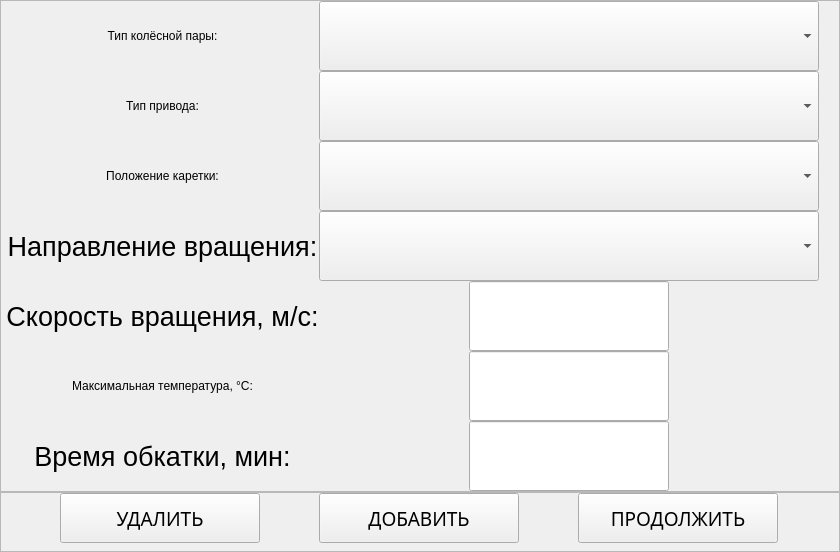
         <widget class="QWidget" name="run_page">
          <layout class="QVBoxLayout" name="verticalLayout_4">
           <property name="spacing">
            <number>0</number>
           </property>
           <property name="leftMargin">
            <number>0</number>
           </property>
           <property name="topMargin">
            <number>0</number>
           </property>
           <property name="rightMargin">
            <number>0</number>
           </property>
           <property name="bottomMargin">
            <number>0</number>
           </property>
           <item>
            <widget class="QFrame" name="run_frame">
             <property name="maximumSize">
              <size>
               <width>16777215</width>
               <height>16777215</height>
              </size>
             </property>
             <property name="frameShape">
              <enum>QFrame::StyledPanel</enum>
             </property>
             <property name="frameShadow">
              <enum>QFrame::Raised</enum>
             </property>
             <layout class="QGridLayout" name="gridLayout_3">
              <property name="leftMargin">
               <number>5</number>
              </property>
              <property name="topMargin">
               <number>0</number>
              </property>
              <property name="rightMargin">
               <number>20</number>
              </property>
              <property name="bottomMargin">
               <number>0</number>
              </property>
              <property name="spacing">
               <number>0</number>
              </property>
              <item row="0" column="0">
               <widget class="QLabel" name="run_type_pair_label">
                <property name="maximumSize">
                 <size>
                  <width>16777215</width>
                  <height>80</height>
                 </size>
                </property>
                <property name="styleSheet">
                 <string notr="true">font: 75 20pt &quot;Arial&quot;;</string>
                </property>
                <property name="text">
                 <string>Тип колёсной пары:</string>
                </property>
                <property name="alignment">
                 <set>Qt::AlignCenter</set>
                </property>
               </widget>
              </item>
              <item row="0" column="1">
               <widget class="QComboBox" name="run_type_pair_comboBox">
                <property name="minimumSize">
                 <size>
                  <width>500</width>
                  <height>70</height>
                 </size>
                </property>
                <property name="maximumSize">
                 <size>
                  <width>500</width>
                  <height>70</height>
                 </size>
                </property>
                <property name="font">
                 <font>
                  <family>Arial</family>
                  <pointsize>24</pointsize>
                 </font>
                </property>
               </widget>
              </item>
              <item row="1" column="0">
               <widget class="QLabel" name="run_type_gear_label">
                <property name="maximumSize">
                 <size>
                  <width>16777215</width>
                  <height>80</height>
                 </size>
                </property>
                <property name="styleSheet">
                 <string notr="true">font: 75 20pt &quot;Arial&quot;;</string>
                </property>
                <property name="text">
                 <string>Тип привода:</string>
                </property>
                <property name="alignment">
                 <set>Qt::AlignCenter</set>
                </property>
               </widget>
              </item>
              <item row="1" column="1">
               <widget class="QComboBox" name="run_type_gear_comboBox">
                <property name="minimumSize">
                 <size>
                  <width>500</width>
                  <height>70</height>
                 </size>
                </property>
                <property name="maximumSize">
                 <size>
                  <width>500</width>
                  <height>70</height>
                 </size>
                </property>
                <property name="font">
                 <font>
                  <family>Arial</family>
                  <pointsize>24</pointsize>
                 </font>
                </property>
               </widget>
              </item>
              <item row="2" column="0">
               <widget class="QLabel" name="run_carrier_label">
                <property name="maximumSize">
                 <size>
                  <width>16777215</width>
                  <height>80</height>
                 </size>
                </property>
                <property name="styleSheet">
                 <string notr="true">font: 75 20pt &quot;Arial&quot;;</string>
                </property>
                <property name="text">
                 <string>Положение каретки:</string>
                </property>
                <property name="alignment">
                 <set>Qt::AlignCenter</set>
                </property>
               </widget>
              </item>
              <item row="2" column="1">
               <widget class="QComboBox" name="run_type_carrier_comboBox">
                <property name="minimumSize">
                 <size>
                  <width>500</width>
                  <height>70</height>
                 </size>
                </property>
                <property name="maximumSize">
                 <size>
                  <width>500</width>
                  <height>70</height>
                 </size>
                </property>
                <property name="font">
                 <font>
                  <family>Arial</family>
                  <pointsize>24</pointsize>
                 </font>
                </property>
               </widget>
              </item>
              <item row="3" column="0">
               <widget class="QLabel" name="run_direct_label">
                <property name="maximumSize">
                 <size>
                  <width>16777215</width>
                  <height>80</height>
                 </size>
                </property>
                <property name="font">
                 <font>
                  <family>Arial</family>
                  <pointsize>20</pointsize>
                 </font>
                </property>
                <property name="styleSheet">
                 <string notr="true"/>
                </property>
                <property name="text">
                 <string>Направление вращения:</string>
                </property>
                <property name="alignment">
                 <set>Qt::AlignCenter</set>
                </property>
               </widget>
              </item>
              <item row="3" column="1">
               <widget class="QComboBox" name="run_direct_comboBox">
                <property name="minimumSize">
                 <size>
                  <width>500</width>
                  <height>70</height>
                 </size>
                </property>
                <property name="maximumSize">
                 <size>
                  <width>500</width>
                  <height>70</height>
                 </size>
                </property>
                <property name="font">
                 <font>
                  <family>Arial</family>
                  <pointsize>24</pointsize>
                 </font>
                </property>
               </widget>
              </item>
              <item row="4" column="0">
               <widget class="QLabel" name="run_speed_label">
                <property name="maximumSize">
                 <size>
                  <width>16777215</width>
                  <height>80</height>
                 </size>
                </property>
                <property name="font">
                 <font>
                  <family>Arial</family>
                  <pointsize>20</pointsize>
                 </font>
                </property>
                <property name="styleSheet">
                 <string notr="true"/>
                </property>
                <property name="text">
                 <string>Скорость вращения, м/с:</string>
                </property>
                <property name="alignment">
                 <set>Qt::AlignCenter</set>
                </property>
               </widget>
              </item>
              <item row="4" column="1" alignment="Qt::AlignHCenter">
               <widget class="QLineEdit" name="run_speed_lineEdit">
                <property name="minimumSize">
                 <size>
                  <width>200</width>
                  <height>70</height>
                 </size>
                </property>
                <property name="maximumSize">
                 <size>
                  <width>200</width>
                  <height>70</height>
                 </size>
                </property>
                <property name="font">
                 <font>
                  <family>Arial</family>
                  <pointsize>24</pointsize>
                 </font>
                </property>
                <property name="text">
                 <string/>
                </property>
                <property name="alignment">
                 <set>Qt::AlignCenter</set>
                </property>
                <property name="readOnly">
                 <bool>true</bool>
                </property>
               </widget>
              </item>
              <item row="5" column="0">
               <widget class="QLabel" name="run_maxtemp_label">
                <property name="maximumSize">
                 <size>
                  <width>16777215</width>
                  <height>70</height>
                 </size>
                </property>
                <property name="styleSheet">
                 <string notr="true">font: 75 20pt &quot;Arial&quot;;</string>
                </property>
                <property name="text">
                 <string>Максимальная температура, °С:</string>
                </property>
                <property name="alignment">
                 <set>Qt::AlignCenter</set>
                </property>
               </widget>
              </item>
              <item row="5" column="1" alignment="Qt::AlignHCenter">
               <widget class="QLineEdit" name="run_maxtemp_lineEdit">
                <property name="minimumSize">
                 <size>
                  <width>200</width>
                  <height>70</height>
                 </size>
                </property>
                <property name="maximumSize">
                 <size>
                  <width>200</width>
                  <height>70</height>
                 </size>
                </property>
                <property name="font">
                 <font>
                  <family>Arial</family>
                  <pointsize>24</pointsize>
                 </font>
                </property>
                <property name="alignment">
                 <set>Qt::AlignCenter</set>
                </property>
                <property name="readOnly">
                 <bool>true</bool>
                </property>
               </widget>
              </item>
              <item row="6" column="0">
               <widget class="QLabel" name="run_time_label">
                <property name="maximumSize">
                 <size>
                  <width>16777215</width>
                  <height>80</height>
                 </size>
                </property>
                <property name="font">
                 <font>
                  <family>Arial</family>
                  <pointsize>20</pointsize>
                 </font>
                </property>
                <property name="styleSheet">
                 <string notr="true"/>
                </property>
                <property name="text">
                 <string>Время обкатки, мин:</string>
                </property>
                <property name="alignment">
                 <set>Qt::AlignCenter</set>
                </property>
               </widget>
              </item>
              <item row="6" column="1" alignment="Qt::AlignHCenter">
               <widget class="QLineEdit" name="run_time_lineEdit">
                <property name="minimumSize">
                 <size>
                  <width>200</width>
                  <height>70</height>
                 </size>
                </property>
                <property name="maximumSize">
                 <size>
                  <width>200</width>
                  <height>70</height>
                 </size>
                </property>
                <property name="font">
                 <font>
                  <family>Arial</family>
                  <pointsize>24</pointsize>
                 </font>
                </property>
                <property name="alignment">
                 <set>Qt::AlignCenter</set>
                </property>
                <property name="readOnly">
                 <bool>true</bool>
                </property>
               </widget>
              </item>
             </layout>
            </widget>
           </item>
           <item>
            <widget class="QFrame" name="run_btn_frame">
             <property name="minimumSize">
              <size>
               <width>0</width>
               <height>60</height>
              </size>
             </property>
             <property name="maximumSize">
              <size>
               <width>16777215</width>
               <height>60</height>
              </size>
             </property>
             <property name="frameShape">
              <enum>QFrame::StyledPanel</enum>
             </property>
             <property name="frameShadow">
              <enum>QFrame::Raised</enum>
             </property>
             <layout class="QHBoxLayout" name="horizontalLayout_8">
              <property name="spacing">
               <number>0</number>
              </property>
              <property name="leftMargin">
               <number>0</number>
              </property>
              <property name="topMargin">
               <number>0</number>
              </property>
              <property name="rightMargin">
               <number>0</number>
              </property>
              <property name="bottomMargin">
               <number>10</number>
              </property>
              <item>
               <widget class="QPushButton" name="run_del_btn">
                <property name="minimumSize">
                 <size>
                  <width>200</width>
                  <height>50</height>
                 </size>
                </property>
                <property name="maximumSize">
                 <size>
                  <width>200</width>
                  <height>50</height>
                 </size>
                </property>
                <property name="font">
                 <font>
                  <family>Arial Black</family>
                  <pointsize>14</pointsize>
                 </font>
                </property>
                <property name="text">
                 <string>УДАЛИТЬ</string>
                </property>
               </widget>
              </item>
              <item>
               <widget class="QPushButton" name="run_add_btn">
                <property name="minimumSize">
                 <size>
                  <width>200</width>
                  <height>50</height>
                 </size>
                </property>
                <property name="maximumSize">
                 <size>
                  <width>200</width>
                  <height>50</height>
                 </size>
                </property>
                <property name="font">
                 <font>
                  <family>Arial Black</family>
                  <pointsize>14</pointsize>
                 </font>
                </property>
                <property name="text">
                 <string>ДОБАВИТЬ</string>
                </property>
               </widget>
              </item>
              <item>
               <widget class="QPushButton" name="run_continue_btn">
                <property name="minimumSize">
                 <size>
                  <width>200</width>
                  <height>50</height>
                 </size>
                </property>
                <property name="maximumSize">
                 <size>
                  <width>200</width>
                  <height>50</height>
                 </size>
                </property>
                <property name="font">
                 <font>
                  <family>Arial Black</family>
                  <pointsize>14</pointsize>
                 </font>
                </property>
                <property name="text">
                 <string>ПРОДОЛЖИТЬ</string>
                </property>
               </widget>
              </item>
             </layout>
            </widget>
           </item>
          </layout>
         </widget>
